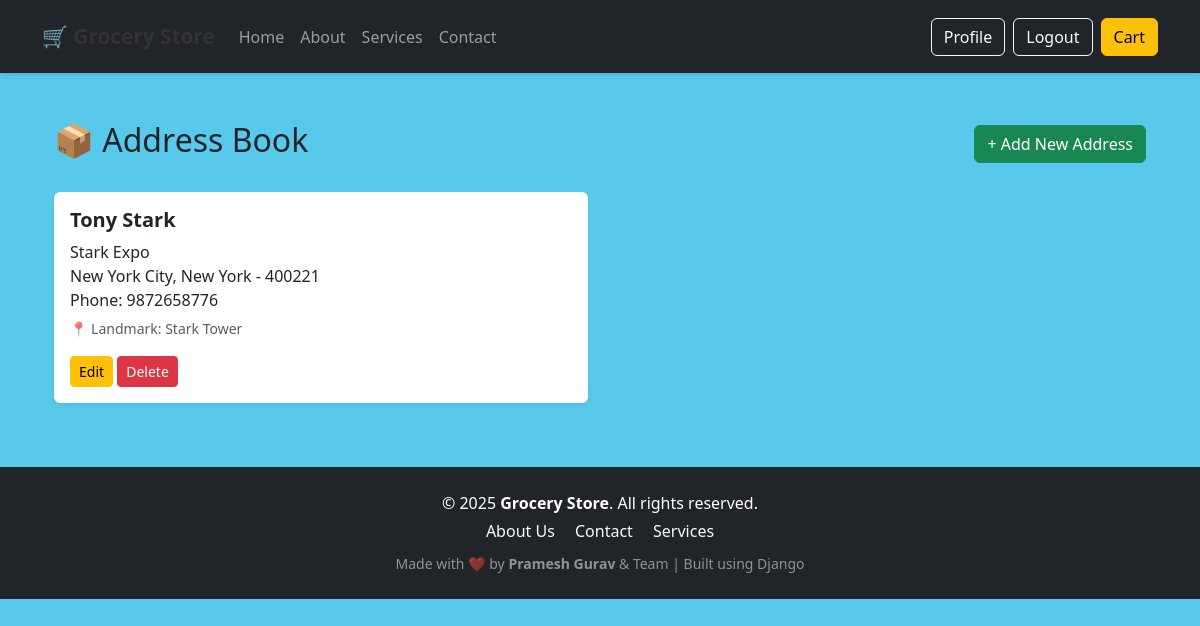
The page /address-book/ (signed in) on the database its author committed.
### store/models.py (models this page shows, shortened)
class Address(models.Model):
    user = models.ForeignKey(User, on_delete=models.CASCADE)
    full_name = models.CharField(max_length=100)
    phone = models.CharField(max_length=15)
    pincode = models.CharField(max_length=10)
    city = models.CharField(max_length=100)
    state = models.CharField(max_length=100)
    street_address = models.CharField(max_length=200)
    landmark = models.CharField(max_length=200, blank=True, null=True)

### store/views.py (the view)
# urls.py: path('address-book/', views.address_book, name='address_book'),
@login_required
def address_book(request):
    addresses = Address.objects.filter(user=request.user)
    return render(request, 'store/address_book.html', {'addresses': addresses})

### store/templates/store/address_book.html
{% extends 'store/base.html' %}
{% block content %}
<div class="container mt-5">
    <div class="d-flex justify-content-between align-items-center mb-4">
        <h2>📦 Address Book</h2>
        <a href="{% url 'add_address' %}" class="btn btn-success">+ Add New Address</a>
    </div>
    {% if addresses %}
        <div class="row">
            {% for address in addresses %}
                <div class="col-md-6">
                    <div class="card mb-3 shadow-sm">
                        <div class="card-body">
                            <h5 class="card-title mb-2">{{ address.full_name }}</h5>
                            <p class="card-text mb-1">
                                {{ address.street_address }}<br>
                                {{ address.city }}, {{ address.state }} - {{ address.pincode }}<br>
                                Phone: {{ address.phone }}
                            </p>
                            {% if address.landmark %}
                                <small class="text-muted">📍 Landmark: {{ address.landmark }}</small><br>
                            {% endif %}
                            <div class="mt-3">
                                <a href="{% url 'edit_address' address.pk %}" class="btn btn-sm btn-warning">Edit</a>
                                <a href="{% url 'delete_address' address.pk %}" class="btn btn-sm btn-danger">Delete</a>
                            </div>
                        </div>
                    </div>
                </div>
            {% endfor %}
        </div>
    {% else %}
        <div class="alert alert-info">You have not added any addresses yet.</div>
    {% endif %}
</div>
{% endblock %}

### static/css/style.css (style rules this page uses)
body { background-color: #58c9eb; font-family: 'Segoe UI', sans-serif; margin: 0; padding: 0; }
.card { border: none; transition: transform 0.2s ease-in-out; box-shadow: 0 1px 4px rgba(0, 0, 0, 0.1); }
.card-title { font-size: 1.25rem; font-weight: 600; }

### rows shown on the page
Address: full_name "Tony Stark", street_address "Stark Expo", city "New York City", state "New York", pincode "400221", phone "9872658776", landmark "Stark Tower"
